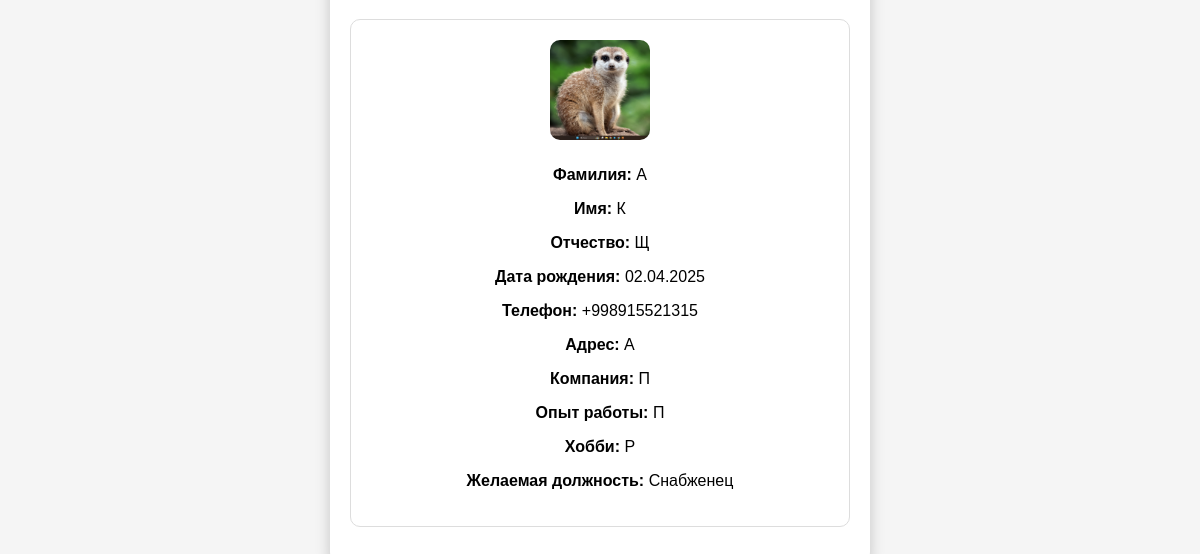
The app's page /staff/ (signed in, lower part), older data.
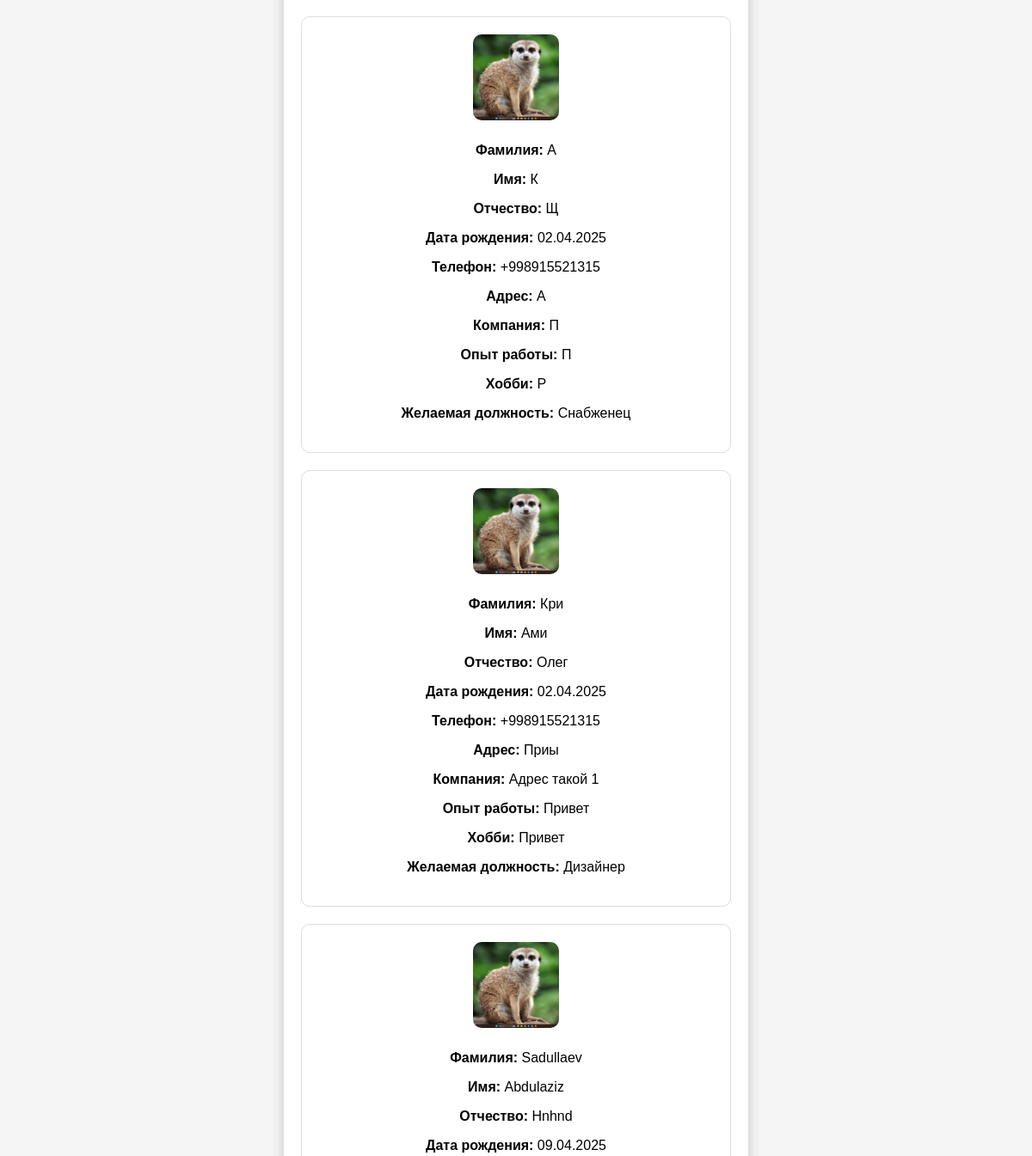
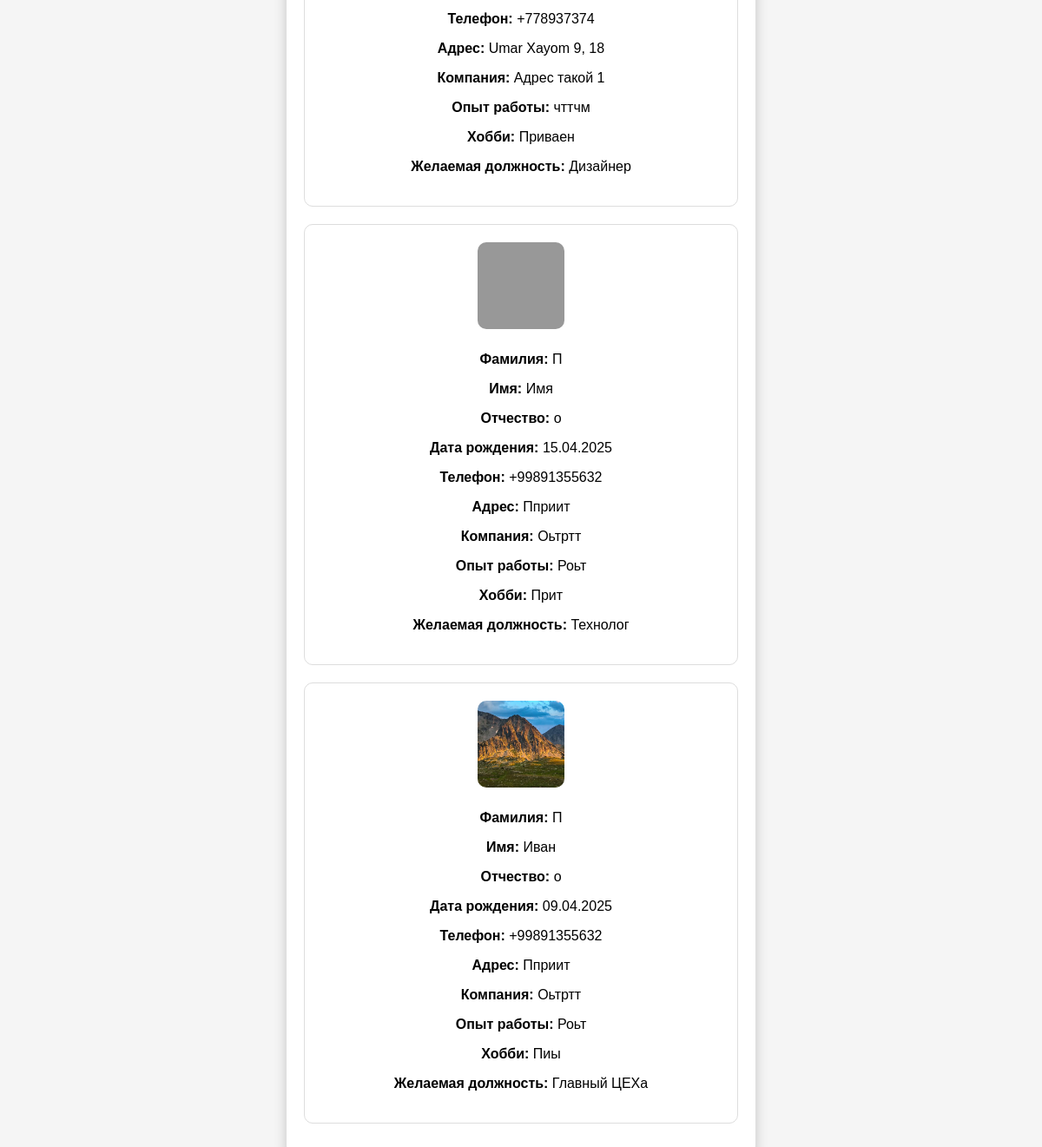
The same page, newer data (2 pictures, top to bottom).
### backend/models.py (models this page shows)
class Profile(models.Model):
    POSITION_CHOICES = [
        ("manager", "Менеджер"),
        ("admin", "Администратор"),
        ("supplier", "Снабженец"),
        ("chief", "Главный ЦЕХа"),
        ("installer", "Установщик"),
        ("technologist", "Технолог"),
        ("designer", "Дизайнер"),
    ]
    username = models.OneToOneField(User, on_delete=models.CASCADE, related_name='profile')
    name = models.CharField(max_length=200, null=True, blank=True, default=None)
    lastname = models.CharField(max_length=200, null=True, blank=True, default=None)
    middle_name = models.CharField(max_length=200, null=True, blank=True, default=None)
    date_birth = models.DateField(null=True, blank=True, default=None)
    phone = PhoneNumberField(blank=True)
    adress = models.CharField(max_length=200,blank=True)
    last_job=models.CharField(max_length=200,blank=True)
    work_exp=models.CharField(max_length=200,blank=True)
    position = models.CharField(max_length=20, choices=POSITION_CHOICES)
    hobby=models.CharField(max_length=60,blank=True)
    photo = models.ImageField(blank=True, upload_to='pictures/')
    approve=models.BooleanField(default=False)

### backend/views.py (the view)
# urls.py: path('staff/',views.Staff.as_view(),name='staff'),
class Staff(LoginRequiredMixin,TemplateView):
   template_name = 'staff.html'
   login_url = reverse_lazy('login')
   def get_context_data(self, *, object_list=None, **kwargs):
      context = super().get_context_data(**kwargs)
      search=self.request.GET.get('search')
      if search:
         context['profile'] = Profile.objects.filter(
            approve=True
         ).filter(
            Q(name__icontains=search) |
            Q(lastname__icontains=search) |
            Q(middle_name__icontains=search)  # Add more fields as necessary
         )
      else:
         context['profile'] = Profile.objects.filter(approve=True)
      return context

### backend/templates/staff.html (shortened to what this page needs)
{% if request.user.profile.approve %}
<!DOCTYPE html>
<html lang="ru">
<head>
</head>
<body>
    <div class="container">
        <div class="applications">
            {% for item in profile %}
            <div class="application">
                <img src="/{{item.photo}}" alt="Фото сотрудника" class="photo-placeholder">
                <div class="info">
                    <p><strong>Фамилия:</strong> {{item.lastname}}</p>
                    <p><strong>Имя:</strong> {{item.name}}</p>
                    <p><strong>Отчество:</strong> {{item.middle_name}}</p>
                    <p><strong>Дата рождения:</strong> {{ item.date_birth|date:"d.m.Y" }}</p>
                    <p><strong>Телефон:</strong> {{item.phone}}</p>
                    <p><strong>Адрес:</strong> {{item.adress}}</p>
                    <p><strong>Компания:</strong> {{item.last_job}}</p>
                    <p><strong>Опыт работы:</strong> {{item.work_exp}}</p>
                    <p><strong>Хобби:</strong> {{item.hobby}}</p>
                    <p><strong>Желаемая должность:</strong> {{item.get_position_display }}</p>
                </div>
            </div>
            {% endfor %}
        </div>
    </div>
</body>
</html>
{% else %}
{% include 'waiting.html' %}
{% endif %}

### backend/templates/staff.html (style rules this page uses)
body { font-family: 'Arial', sans-serif; background-color: #f5f5f5; margin: 0; padding: 20px; display: flex; justify-content: center; align-items: center; }
.container { background: white; padding: 20px; border-radius: 15px; box-shadow: 0 5px 15px rgba(0, 0, 0, 0.2); max-width: 90%; width: 500px; text-align: center; }
.application { padding: 20px; border: 1px solid #ddd; border-radius: 10px; margin-bottom: 20px; background: #fff; display: flex; flex-direction: column; align-items: center; }
.photo-placeholder { width: 100px; height: 100px; border-radius: 10px; margin-bottom: 10px; object-fit: cover; }

Row changes from the older to the newer data that the page shows:
added Profile: photo (picture), lastname "Кри", name "Ами", middle_name "Олег", date_birth "02.04.2025", phone "+998915521315", adress "Приы", last_job "Адрес такой 1", work_exp "Привет", hobby "Привет", position "Дизайнер"
added Profile: photo (picture), lastname "Sadullaev", name "Abdulaziz", middle_name "Hnhnd", date_birth "09.04.2025", phone "+778937374", adress "Umar Xayom 9, 18", last_job "Адрес такой 1", work_exp "чттчм", hobby "Приваен", position "Дизайнер"
added Profile: photo (picture), lastname "П", name "Имя", middle_name "о", date_birth "15.04.2025", phone "+99891355632", adress "Пприит", last_job "Оьтртт", work_exp "Роьт", hobby "Прит", position "Технолог"
added Profile: photo (picture), lastname "П", name "Иван", middle_name "о", date_birth "09.04.2025", phone "+99891355632", adress "Пприит", last_job "Оьтртт", work_exp "Роьт", hobby "Пиы", position "Главный ЦЕХа"
